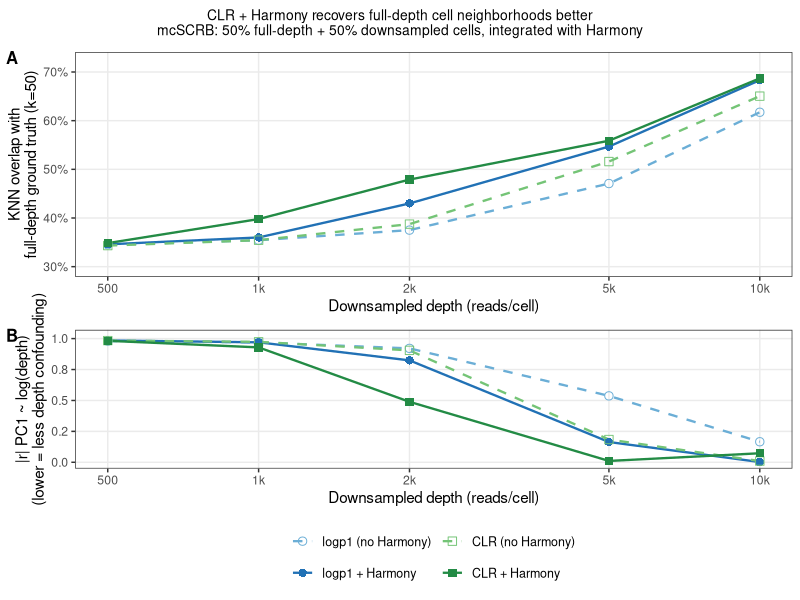

Generate this figure with R:
library(tidyverse)

results <- tribble(
  ~target_depth, ~method,              ~norm,   ~integration, ~knn_overlap, ~pc1_depth_r,
  500,  "logp1 (no Harmony)",   "logp1", "none",    0.3451,  0.980,
  500,  "logp1 + Harmony",      "logp1", "Harmony", 0.3459,  0.985,
  500,  "CLR (no Harmony)",     "CLR",   "none",    0.3433, -0.984,
  500,  "CLR + Harmony",        "CLR",   "Harmony", 0.3484, -0.982,
  1000, "logp1 (no Harmony)",   "logp1", "none",    0.3543,  0.969,
  1000, "logp1 + Harmony",      "logp1", "Harmony", 0.3600,  0.970,
  1000, "CLR (no Harmony)",     "CLR",   "none",    0.3544, -0.974,
  1000, "CLR + Harmony",        "CLR",   "Harmony", 0.3978, -0.929,
  2000, "logp1 (no Harmony)",   "logp1", "none",    0.3751, -0.921,
  2000, "logp1 + Harmony",      "logp1", "Harmony", 0.4299, -0.824,
  2000, "CLR (no Harmony)",     "CLR",   "none",    0.3874, -0.905,
  2000, "CLR + Harmony",        "CLR",   "Harmony", 0.4790, -0.489,
  5000, "logp1 (no Harmony)",   "logp1", "none",    0.4708, -0.537,
  5000, "logp1 + Harmony",      "logp1", "Harmony", 0.5468, -0.164,
  5000, "CLR (no Harmony)",     "CLR",   "none",    0.5160, -0.184,
  5000, "CLR + Harmony",        "CLR",   "Harmony", 0.5588, -0.011,
  10000,"logp1 (no Harmony)",   "logp1", "none",    0.6173, -0.166,
  10000,"logp1 + Harmony",      "logp1", "Harmony", 0.6833, -0.002,
  10000,"CLR (no Harmony)",     "CLR",   "none",    0.6504,  0.010,
  10000,"CLR + Harmony",        "CLR",   "Harmony", 0.6870, -0.073,
) %>%
  mutate(
    method = factor(method, levels = c("logp1 (no Harmony)", "logp1 + Harmony",
                                        "CLR (no Harmony)",   "CLR + Harmony")),
    pc1_depth_r = abs(pc1_depth_r)   # absolute correlation (depth confounding)
  )

colors <- c(
  "logp1 (no Harmony)" = "#6baed6",
  "logp1 + Harmony"    = "#2171b5",
  "CLR (no Harmony)"   = "#74c476",
  "CLR + Harmony"      = "#238b45"
)
shapes <- c(
  "logp1 (no Harmony)" = 1,
  "logp1 + Harmony"    = 16,
  "CLR (no Harmony)"   = 0,
  "CLR + Harmony"      = 15
)
linetypes <- c(
  "logp1 (no Harmony)" = "dashed",
  "logp1 + Harmony"    = "solid",
  "CLR (no Harmony)"   = "dashed",
  "CLR + Harmony"      = "solid"
)

p_overlap <- ggplot(results, aes(x = target_depth, y = knn_overlap,
                                  color = method, shape = method, linetype = method)) +
  geom_line(linewidth = 0.8) +
  geom_point(size = 2.5) +
  scale_x_log10(breaks = c(500, 1000, 2000, 5000, 10000),
                labels = c("500", "1k", "2k", "5k", "10k")) +
  scale_y_continuous(labels = scales::percent_format(accuracy = 1),
                     limits = c(0.3, 0.72)) +
  scale_color_manual(values = colors) +
  scale_shape_manual(values = shapes) +
  scale_linetype_manual(values = linetypes) +
  labs(x = "Downsampled depth (reads/cell)",
       y = "KNN overlap with\nfull-depth ground truth (k=50)",
       color = NULL, shape = NULL, linetype = NULL) +
  theme_bw(base_size = 11) +
  theme(legend.position = "none",
        panel.grid.minor = element_blank())

p_confound <- ggplot(results, aes(x = target_depth, y = pc1_depth_r,
                                   color = method, shape = method, linetype = method)) +
  geom_line(linewidth = 0.8) +
  geom_point(size = 2.5) +
  scale_x_log10(breaks = c(500, 1000, 2000, 5000, 10000),
                labels = c("500", "1k", "2k", "5k", "10k")) +
  scale_y_continuous(limits = c(0, 1.02),
                     labels = scales::number_format(accuracy = 0.1)) +
  scale_color_manual(values = colors) +
  scale_shape_manual(values = shapes) +
  scale_linetype_manual(values = linetypes) +
  labs(x = "Downsampled depth (reads/cell)",
       y = "|r| PC1 ~ log(depth)\n(lower = less depth confounding)",
       color = NULL, shape = NULL, linetype = NULL) +
  theme_bw(base_size = 11) +
  theme(legend.position = "bottom",
        legend.text = element_text(size = 9),
        panel.grid.minor = element_blank()) +
  guides(color = guide_legend(nrow = 2))

p_combined <- cowplot::plot_grid(
  p_overlap, p_confound,
  nrow = 2, align = "v", axis = "lr",
  labels = c("A", "B"), label_size = 12
)

title <- cowplot::ggdraw() +
  cowplot::draw_label(
    "CLR + Harmony recovers full-depth cell neighborhoods better\nmcSCRB: 50% full-depth + 50% downsampled cells, integrated with Harmony",
    fontface = "plain", size = 10, x = 0.5, hjust = 0.5
  )

final <- cowplot::plot_grid(title, p_combined, ncol = 1, rel_heights = c(0.08, 1))

ggsave("../output/clr_harmony_sweep.pdf", final, width = 4.5, height = 6)
cat("Saved: ../output/clr_harmony_sweep.pdf\n")
